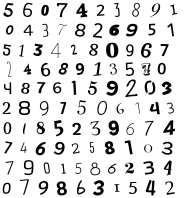
#> input picture pixel-test2/sprite.jpg, 184 x 198 px
$ python -i 2.sprite2_base64img_download.py   (imports and definitions only)   (older library calls are emulated)
#> lines starting #> are read from the running program, lines starting #| are printed output that depends on the picture
#> further down, picture is the input picture: PIL image 184x198 RGBA; mean R, G, B, A 224.1, 224.1, 224.1, 255
### env.py
"""
环境设置
"""
import requests
import re


class Env(object):
    # 每秒获取个数 最多200 但是靠后的因为时间关系 多少会速度差些
    ip_each = 30
    # 请求数据
    login_data = {
        "email": "ls1229344939@163.com",
        "password": "密码",
        "_token": ""
    }
    # api的url
    proxy_api_url = "获取代理的api的url" + str(ip_each)

    def __init__(self):
        # 请求头
        self.headers = {
            "User-Agent": "Mozilla/5.0 (Windows NT 10.0; Win64; x64) AppleWebKit/537.36 (KHTML, like Gecko) "
                          "Chrome/89.0.4389.90 Safari/537.36 "
        }
        # login_url
        self.login_url = "http://www.glidedsky.com/login"
        # 使用session, 自动保存登陆后获取的cookie
        self.session = requests.session()

    # 登陆获取 _token值
    # [8 lines left out: function login, not called in this run]

    """
        实时获取代理ip: 某宝找的1块测试, 1s最多获取200次api 这里获取60 感觉前面的速度快些
        ['ip1:port1', 'ip2:port2']
        过期后用的自己找的ip代理商 几块钱10000个 ip数量计费
    """
    def get_proxy(self):
        response = requests.get(self.proxy_api_url, self.headers)
        return response.text.split("\r\n")

# [5 lines that do not run on import are left out]

### sprite-image-2-test/2.sprite2_base64img_download.py
"""
    下载二维雪碧图并实现分割
"""
from env import Env
import random
import re
from PIL import Image
import base64
import io

# 调用封装的登陆环境
# [1 line that did not run here, left out]
# [1 line that did not run here, left out]

"""
    获取二维雪碧图
"""
def get_sprite(url):
    # 请求源码
    response = session.get(url, headers=env.headers)

    # 正则解析base64
    base64_bytes = base64.b64decode(re.search('base64,(.*?)\"', response.text).group(1))

    # 可以不用写文件, 直接转为Image
    # with open('./sprite_img/sprite.png', 'wb') as f:
    #     f.write(base64_bytes)

    return Image.open(io.BytesIO(base64_bytes))


"""
    针对每一行的图片进行按列切割, 返回数字的最小宽限集合 如 [(1, 3), (5, 8), ...], 那么横向x 属于 [1, 3] 就是数字0的范围, 一起类推
"""
def get_gray_interval(row_image):
    interval_list = []

    # 前一列纯白 为真
    last_col_all_white = True
    # 数字开始x 和 数字结束x (2个变量不能被重复赋值0, 所以放到循环外部)
    num_start_x = 0
    num_end_x = 0

    # 遍历每一列, 每一行
    pixels = row_image.load()
    for x in range(row_image.width):
        # 当前列纯白为真
        cur_col_all_white = True
        for y in range(row_image.height):
            # 因为是灰度图片 只以 r 值代表颜色即可
            if pixels[x, y][0] != 255:
                cur_col_all_white = False

        # 一列迭代结束后
        # 如果 前一列为全白 and 当前列存在灰
        if last_col_all_white and not cur_col_all_white:
            num_start_x = x
        # 如果 前一列存在灰 and 当前列全白
        if not last_col_all_white and cur_col_all_white:
            num_end_x = x
            # 添加分段信息
            interval_list.append((num_start_x, num_end_x))

        # 下一列开始前, 重置 last_col_all_white
        last_col_all_white = cur_col_all_white

    return interval_list


"""
    切割为合理大小, 保存到train_img文件夹下, 作为训练集
"""
def slice_image(image):
    # 每一块的高
    piece_height = image.height / 10
#> piece_height = 19.8
    # 横向能平均切割, 纵向不能, 用ps横纵平均都是10份试一下就知道了
    # 先纵向平均切割10份 0~9
    for i in range(10):
        y = i * piece_height
        row_image = image.crop((0, y, image.width, y + piece_height))
        # 再对每一行的图片进行按列切割
        interval_list = get_gray_interval(row_image)
        # 遍历分隔 批量分割 保存数字图片
        for interval in interval_list:
            num_image = row_image.crop((interval[0], 0, interval[1], row_image.height))
            # 重置像素为 18*18 NEAREST: 低质量  BILINEAR: 双线性: BICUBIC: 三次样条插值  ANTIALIAS: 高质量  感觉中间两个效果好一些
            num_image = num_image.resize((18, 18), Image.ANTIALIAS)
            # 暂时随机取名 之后再手动调整为真实数字命名文件 随机区间大点 每次才会得到 每个数字都有10张图的结果, 共100张 不然文件会被覆盖
            num_image.save(f'./train_img/{random.randint(11, 100000)}.png')
#> this loop made 10 passes
#> pass 1, in slice_image, `row_image = image.crop((0, y, image.width, y + piece_height))`:
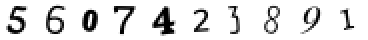
#> row_image: PIL image 184x20 RGBA (shown 2 times larger); mean R, G, B, A 225, 225, 225, 255
#> pass 1, in slice_image, `num_image.save(f'./train_img/{random.randint(11, 100000)}.png')`:
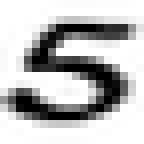
#> saved as 50505.png: PIL image 18x18 RGBA (shown 8 times larger); mean R, G, B, A 188.2, 188.2, 188.2, 255
#> pass 1, in slice_image, `num_image.save(f'./train_img/{random.randint(11, 100000)}.png')`:
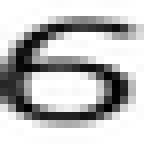
#> saved as 99357.png: PIL image 18x18 RGBA (shown 8 times larger); mean R, G, B, A 188.9, 188.9, 188.9, 255
#> pass 1, in slice_image, `num_image.save(f'./train_img/{random.randint(11, 100000)}.png')`:
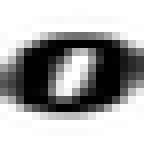
#> saved as 55136.png: PIL image 18x18 RGBA (shown 8 times larger); mean R, G, B, A 168.1, 168.1, 168.1, 255
#> after the loop:
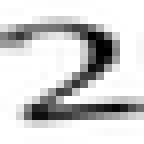
#> num_image: PIL image 18x18 RGBA (shown 8 times larger); mean R, G, B, A 208, 208, 208, 255
#> after the loop:
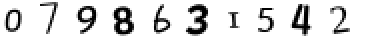
#> row_image: PIL image 184x20 RGBA (shown 2 times larger); mean R, G, B, A 220.8, 220.8, 220.8, 255


"""
    切割base64格式的图片, 并保存
"""
def slice_base64_image(base64_str):
    image = Image.open(io.BytesIO(base64.b64decode(base64_str)))
    slice_image(image)


# [7 lines not run here, left out]

>>> from PIL import Image
>>> picture = Image.open('../pixel-test2/sprite.jpg')
>>> result = slice_image(picture)
